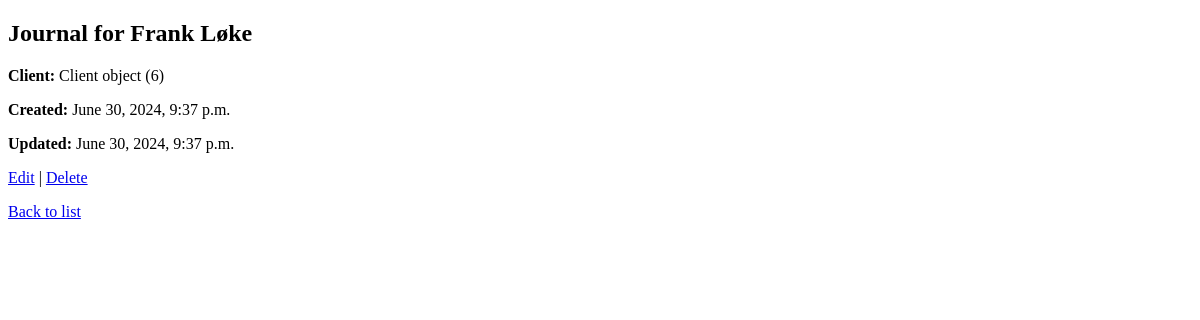
/journals/138/ (signed in), run on an earlier commit of the app's database.
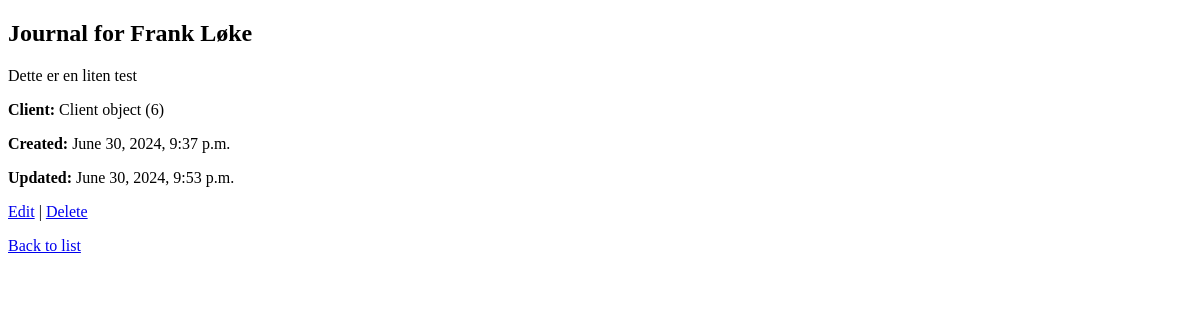
And on a later commit of the database.
### journals/models.py (models this page shows)
class Journal(models.Model):
    title = models.CharField(max_length=200)
    client = models.ForeignKey(Client, on_delete=models.CASCADE)
    content = models.TextField()
    created_at = models.DateTimeField(auto_now_add=True)
    updated_at = models.DateTimeField(auto_now=True)

class Client(models.Model):
    name = models.CharField(max_length=100)
    email = models.EmailField()
    psychologist = models.ForeignKey(User, on_delete=models.CASCADE)
    birth_date = models.DateField(null=True, blank=True)
    personal_number = models.CharField(max_length=11, null=True, blank=True)
    gender = models.CharField(max_length=10, choices=[('M', 'Male'), ('F', 'Female'), ('O', 'Other')], null=True, blank=True)
    address = models.CharField(max_length=255, null=True, blank=True)
    postal_code = models.CharField(max_length=10, null=True, blank=True)
    municipality = models.CharField(max_length=100, null=True, blank=True)

### journals/views.py (the view)
# urls.py: path('<int:pk>/', views.journal_detail, name='journal_detail'),
@login_required
def journal_detail(request, pk):
    journal = get_object_or_404(Journal, pk=pk)
    return render(request, 'journals/journal_detail.html', {'journal': journal})

### journals/templates/journals/journal_detail.html (shortened to what this page needs)
{% load static %}
<!DOCTYPE html>
<html>
<head>
</head>
<body>
    <h2>{{ journal.title }}</h2>
    <p>{{ journal.content }}</p>
    <p><strong>Client:</strong> {{ journal.client }}</p>
    <p><strong>Created:</strong> {{ journal.created_at }}</p>
    <p><strong>Updated:</strong> {{ journal.updated_at }}</p>
    <a href="{% url 'journal_edit' journal.pk %}">Edit</a> |
    <a href="{% url 'journal_delete' journal.pk %}">Delete</a>
    <p><a href="{% url 'journal_list' %}">Back to list</a></p>
</body>
</html>

What changed in the data, as far as the page shows it:
changed Journal "Journal for Frank Løke": content (not shown) → "Dette er en liten test"; updated_at "June 30, 2024, 9:37 p.m." → "June 30, 2024, 9:53 p.m."
